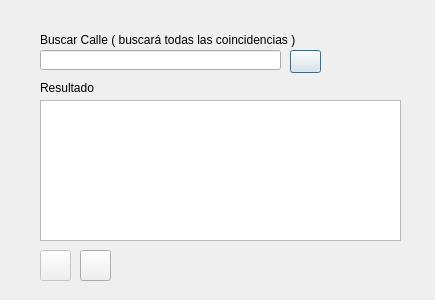
<?xml version="1.0" encoding="UTF-8"?>
<ui version="4.0">
 <class>callejeroDialogBase</class>
 <widget class="QDialog" name="callejeroDialogBase">
  <property name="geometry">
   <rect>
    <x>0</x>
    <y>0</y>
    <width>435</width>
    <height>300</height>
   </rect>
  </property>
  <property name="sizePolicy">
   <sizepolicy hsizetype="Fixed" vsizetype="Fixed">
    <horstretch>0</horstretch>
    <verstretch>0</verstretch>
   </sizepolicy>
  </property>
  <property name="minimumSize">
   <size>
    <width>435</width>
    <height>300</height>
   </size>
  </property>
  <property name="maximumSize">
   <size>
    <width>435</width>
    <height>300</height>
   </size>
  </property>
  <property name="windowTitle">
   <string>Callejero Catastro</string>
  </property>
  <property name="windowIcon">
   <iconset resource="resources.qrc">
    <normaloff>:/plugins/callejero/icon.png</normaloff>:/plugins/callejero/icon.png</iconset>
  </property>
  <widget class="QLineEdit" name="nom_calle">
   <property name="geometry">
    <rect>
     <x>40</x>
     <y>50</y>
     <width>241</width>
     <height>20</height>
    </rect>
   </property>
  </widget>
  <widget class="QLabel" name="label">
   <property name="geometry">
    <rect>
     <x>40</x>
     <y>30</y>
     <width>331</width>
     <height>20</height>
    </rect>
   </property>
   <property name="text">
    <string>Buscar Calle ( buscará todas las coincidencias )</string>
   </property>
  </widget>
  <widget class="QLabel" name="label_2">
   <property name="geometry">
    <rect>
     <x>40</x>
     <y>80</y>
     <width>71</width>
     <height>16</height>
    </rect>
   </property>
   <property name="text">
    <string>Resultado</string>
   </property>
  </widget>
  <widget class="QPushButton" name="buscar_btn">
   <property name="geometry">
    <rect>
     <x>290</x>
     <y>50</y>
     <width>31</width>
     <height>23</height>
    </rect>
   </property>
   <property name="text">
    <string/>
   </property>
   <property name="icon">
    <iconset resource="resources.qrc">
     <normaloff>:/plugins/callejero/buscar.ico</normaloff>:/plugins/callejero/buscar.ico</iconset>
   </property>
  </widget>
  <widget class="QPushButton" name="ir_a_btn">
   <property name="enabled">
    <bool>false</bool>
   </property>
   <property name="geometry">
    <rect>
     <x>40</x>
     <y>250</y>
     <width>31</width>
     <height>31</height>
    </rect>
   </property>
   <property name="text">
    <string/>
   </property>
   <property name="icon">
    <iconset resource="resources.qrc">
     <normaloff>:/plugins/callejero/ira.ico</normaloff>:/plugins/callejero/ira.ico</iconset>
   </property>
  </widget>
  <widget class="QTableView" name="tableView">
   <property name="geometry">
    <rect>
     <x>40</x>
     <y>100</y>
     <width>361</width>
     <height>141</height>
    </rect>
   </property>
   <property name="sizePolicy">
    <sizepolicy hsizetype="Fixed" vsizetype="Expanding">
     <horstretch>0</horstretch>
     <verstretch>0</verstretch>
    </sizepolicy>
   </property>
  </widget>
  <widget class="QPushButton" name="limpiar_btn">
   <property name="geometry">
    <rect>
     <x>80</x>
     <y>250</y>
     <width>31</width>
     <height>31</height>
    </rect>
   </property>
   <property name="text">
    <string/>
   </property>
   <property name="icon">
    <iconset resource="resources.qrc">
     <normaloff>:/plugins/callejero/clear.ico</normaloff>:/plugins/callejero/clear.ico</iconset>
   </property>
  </widget>
 </widget>
 <connections/>
</ui>
